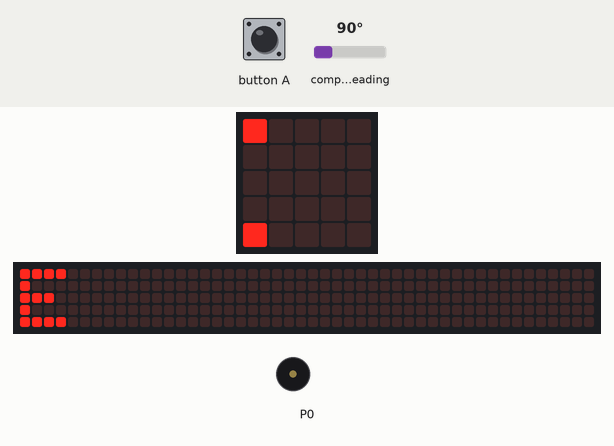
Simulated run of this program. Board: BBC micro:bit (MakeCode). Parts: the board's 5×5 LED display, a strip that is not on the board, showing the scrolling text unrolled, buzzer (waves = sounding). Inputs (shaded band) come from the test bench; at power-on: compass heading 90°. The 48×5 strip is a reading aid, not a part: it shows the text the display is scrolling, unrolled, one strip-width of it at a time; the compass is already calibrated.

Above: at 1.27 s.
1.3 s: button A pressed for 0.15 s
At 3.3 s:
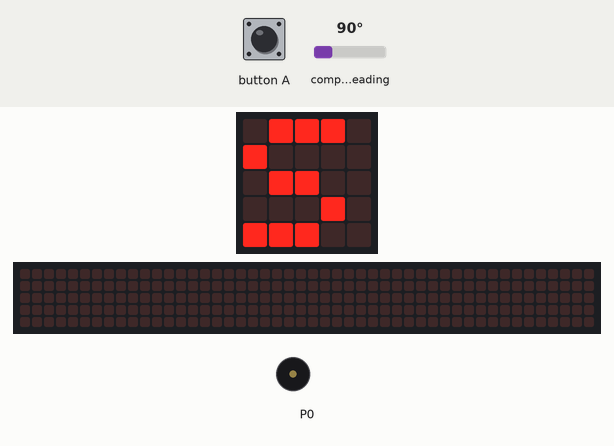
At 4.5 s:
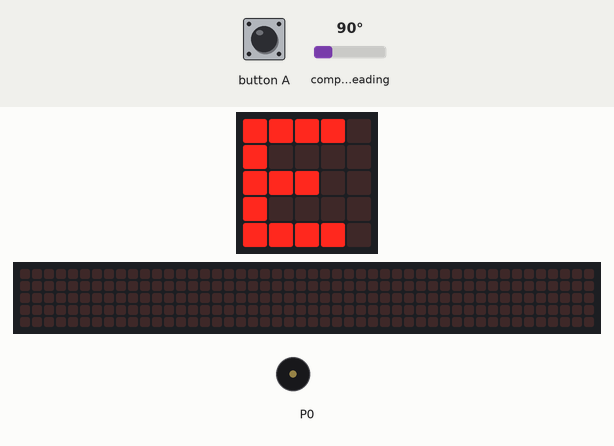
10.1 s: compass heading set to 7°
At 13.1 s:
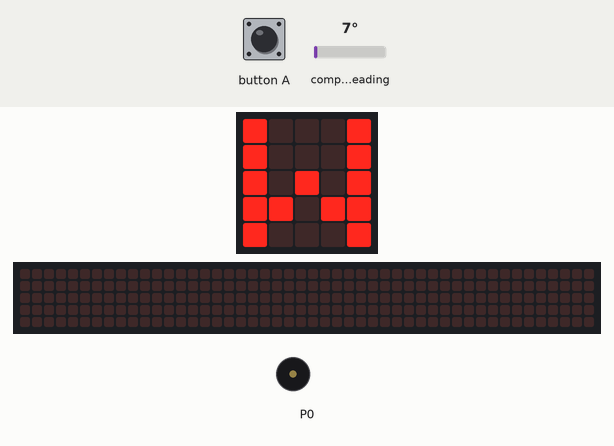
Timing chart, 0 to 14.6 s (numbered marks = the images above; inputs shaded):
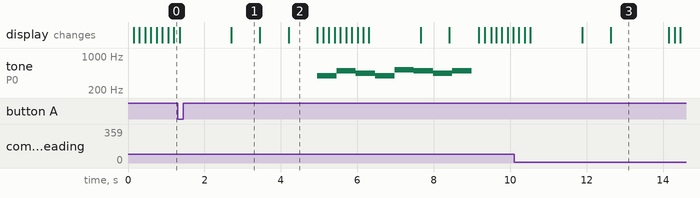

The program:

main.ts
```typescript
input.onButtonPressed(Button.A, function () {
    if (input.compassHeading() == 0) {
        basic.showString("N")
        music.playMelody("E D G F B A C5 B ", 120)
    } else if (input.compassHeading() == 90) {
        basic.showString("E")
        music.playMelody("G B A G C5 B A B ", 120)
    } else if (input.compassHeading() == 180) {
        basic.showString("S")
        music.playMelody("E B C5 A B G A F ", 120)
    } else if (input.compassHeading() == 270) {
        basic.showString("W")
        music.playMelody("E B C5 A B G A F ", 120)
    }
})
basic.forever(function () {
    if (input.compassHeading() >= 45 || input.compassHeading() <= 135) {
        basic.showString("E ")
    }
    if (input.compassHeading() >= 136 || input.compassHeading() <= 225) {
        basic.showString("S")
    }
    if (input.compassHeading() >= 226 || input.compassHeading() <= 315) {
        basic.showString("W")
        if (input.compassHeading() <= 45 || input.compassHeading() >= 316) {
            basic.showString("W")
        }
    }
})
```

test.ts
```typescript
// 在這裡測試；當此封包作為擴充功能時，將不會編譯此內容。
```

Measured:
- after the input at 1.3 s, tone on P0: plays 392 Hz for 0.51 s, 494 Hz for 0.51 s, 440 Hz for 0.51 s, 392 Hz for 0.51 s, 523 Hz for 0.51 s, 494 Hz for 0.51 s … (8 notes in this stretch), starting after 3.7 s
- what the display in image 1 shows lasts 0.8 s, from 2.7 s to 3.5 s
